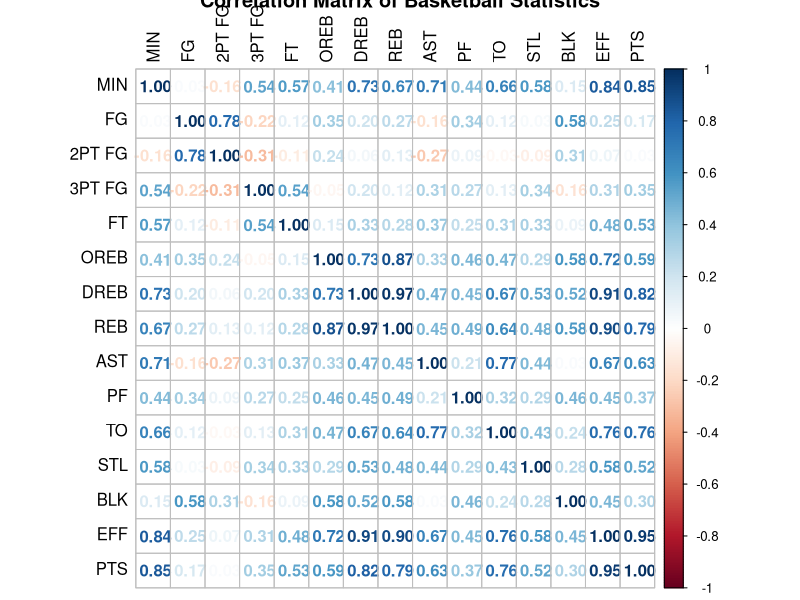
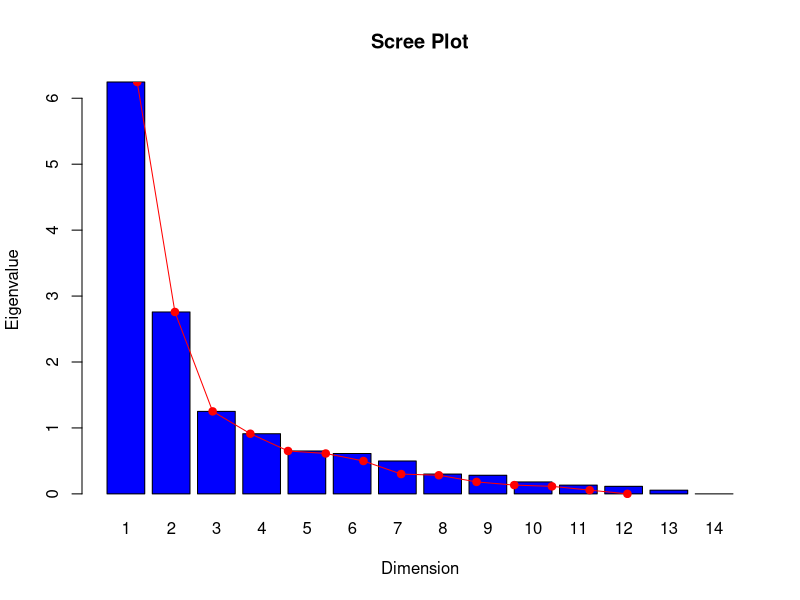
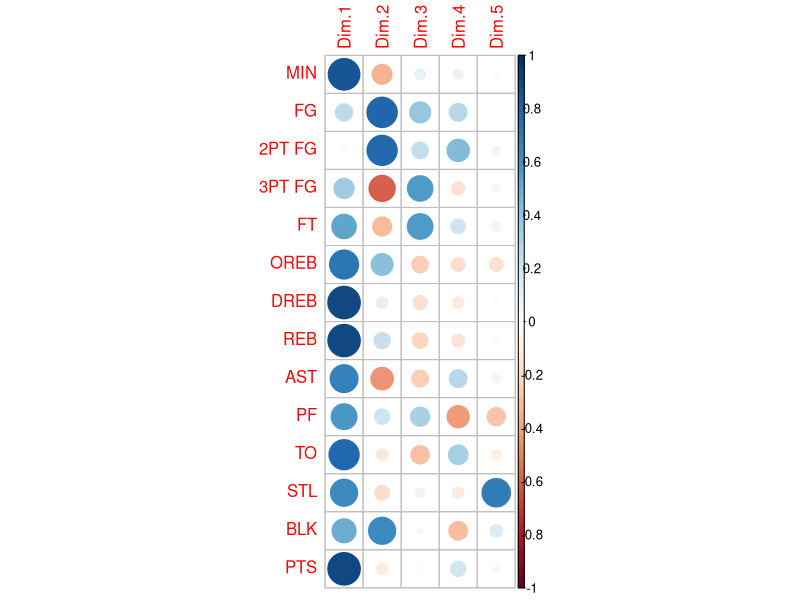
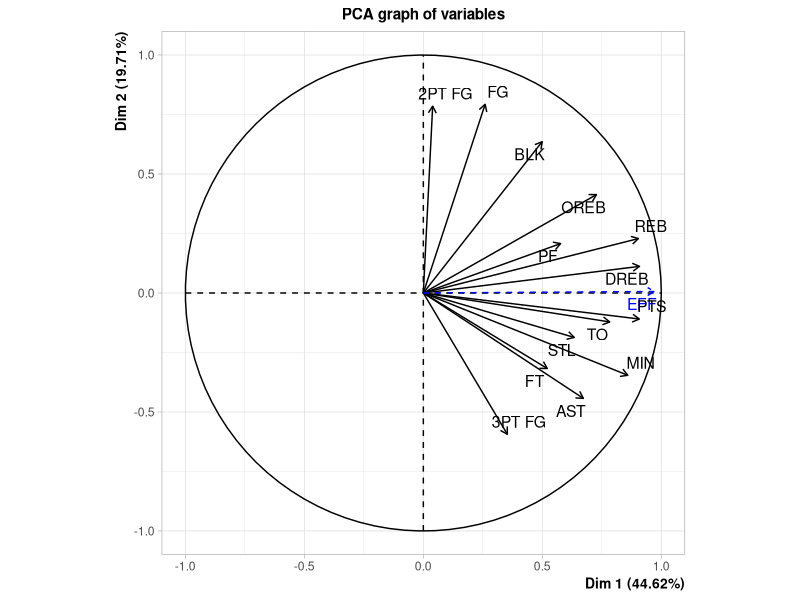
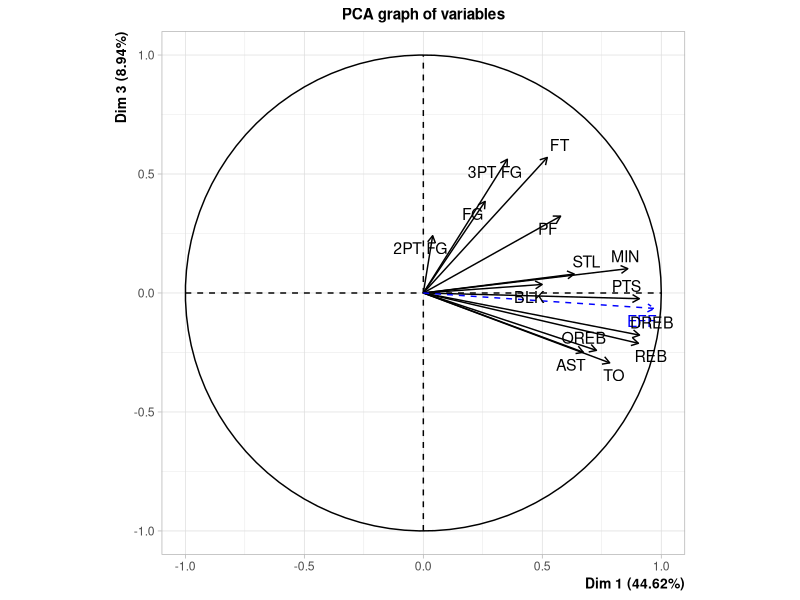
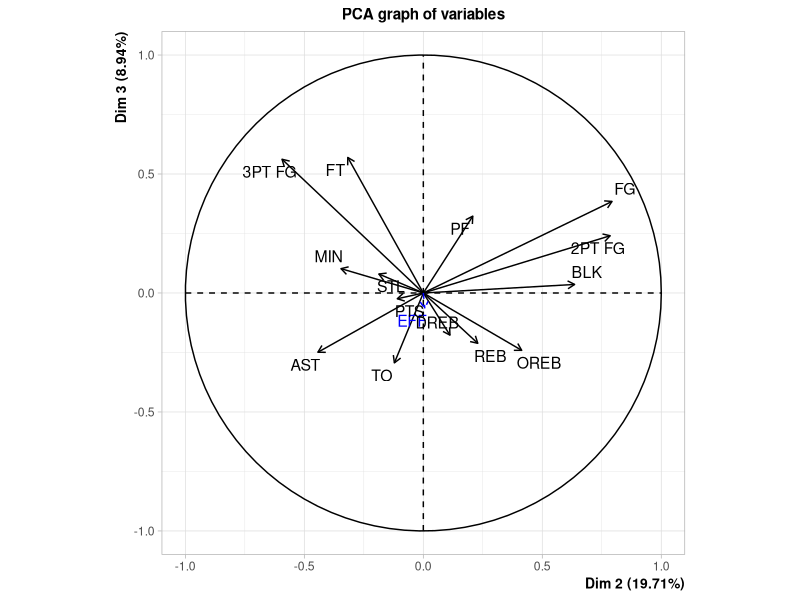
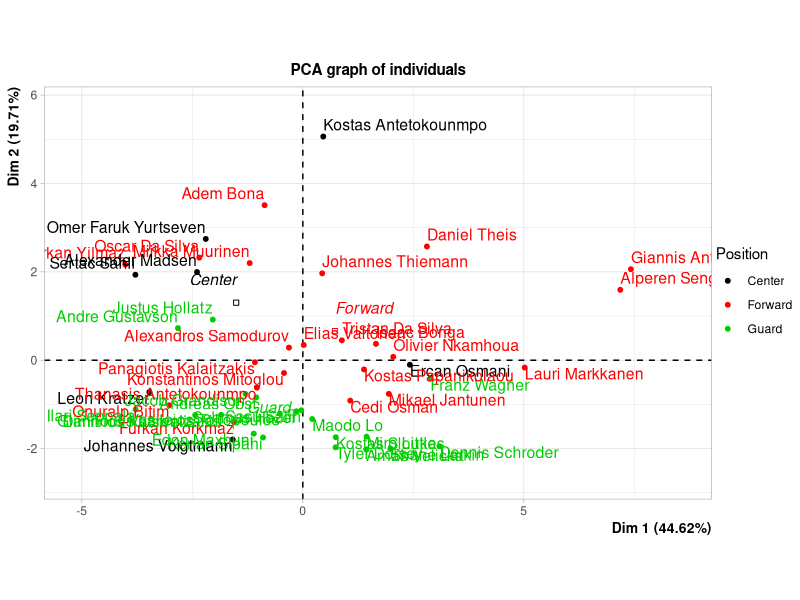
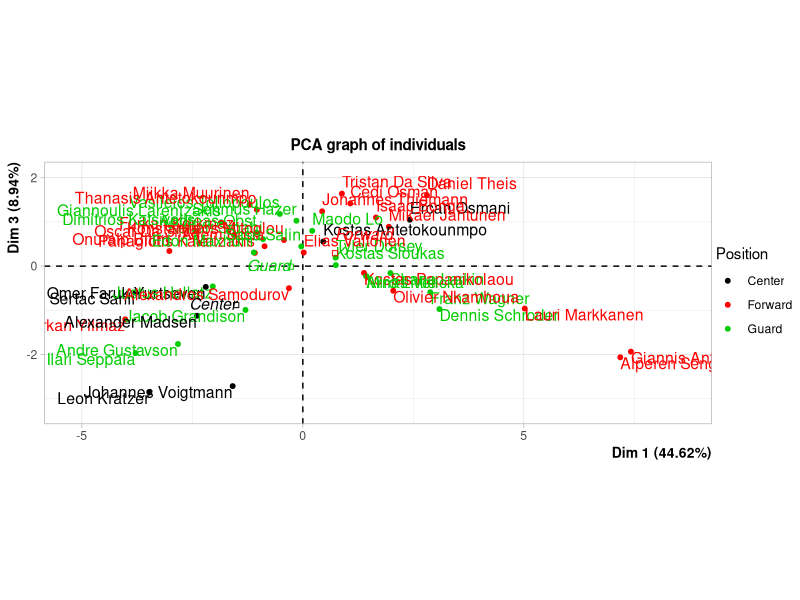

These figures' R source, in order: (Note: this script raises an error after producing the figures.)
## ---- chunk 1
options(contrasts=c("contr.treatment","contr.treatment"))

if(!is.null(dev.list())) dev.off()
rm(list = ls())

library(readxl)
library(corrplot)
library(FactoMineR)
## ---- chunk 2
df <- read_excel("data_Eurobasket_2025.xlsx")

df <- as.data.frame(df)

rownames(df) <- df$PLAYER

df <- df[,-1] # remove player column after setting it as a rowname
## ---- chunk 3
summary(df)

df$Team <- as.factor(df$Team)

df$Position <- as.factor(df$Position)

str(df)
## ---- chunk 4
requested_var <- c("Position", "MIN", "FG", "2PT FG", "3PT FG", "FT", "OREB", "DREB", "REB", "AST", "PF", "TO", "STL", "BLK", "EFF", "PTS")

df_subset <- df[,requested_var]

cor_matrix <- cor(df_subset[,-1])

corrplot(cor_matrix, method = "number", tl.col = "black", title = "Correlation Matrix of Basketball Statistics")
## ---- chunk 5
eff_idx <- which(colnames(df_subset) == "EFF")
pos_idx <- which(colnames(df_subset) == "Position")

res.pca <- PCA(df_subset,
           scale.unit = TRUE,
           quali.sup  = pos_idx,
           quanti.sup = eff_idx,
           graph = FALSE)
## ---- chunk 6
res.pca$eig

barplot(res.pca$eig[,1], names.arg = 1:14, main = "Scree Plot", xlab = "Dimension", ylab = "Eigenvalue", col = "blue")
lines(res.pca$eig[,1], type = "o", col = "red", pch = 19)

res.pca$var$coord
corrplot(res.pca$var$coord)
## ---- chunk 7
plot.PCA(res.pca, choix = "var", axes = c(1, 2))
plot.PCA(res.pca, choix = "var", axes = c(1, 3))
plot.PCA(res.pca, choix = "var", axes = c(2, 3))
## ---- chunk 8
# Color individuals by Position for interpretation (habillage = col index of the qualitative sup variable)
plot.PCA(res.pca, choix = "ind", axes = c(1, 2), habillage = 1)
plot.PCA(res.pca, choix = "ind", axes = c(1, 3), habillage = 1)
plot.PCA(res.pca, choix = "ind", axes = c(2, 3), habillage = 1)
## ---- chunk 9
ds <- dist(scale(df_subset[,-1]), mathod = "euclidean")


## ---- chunk 10
df_binary <- df_subset

binary <- function(x){
  ifelse(x > mean(x), "over_average", "below_average")
}

for(col in names(df_subset[,-1])) {
  df_binary[[col]] <- as.factor(binary(df_subset[[col]]))
}

summary(df_binary)
## ---- chunk 11
res.mca <- MCA(df_binary)

res.mca$eig
barplot(res.mca$eig[,1], main="Eigenvalues", names.arg=1:nrow(res.mca$eig))
abline(h = 1/17, col = "red")

res.mca$var$coord

res.mca$var
dimdesc(res.mca)


plot(res.mca,choix="var",title="Graph of the variables dim 1 vs 2")
plot(res.mca,choix="var",axes=c(2,3),title="Graph of the variables dim 2 vs 3")

# Exploring dimension 1

plot(res.mca,invisible=c("ind"),col.var=c(c("blue", "deepskyblue", "lightblue"), rep(c("black", "red"), 15)),title="Graph of the over/below average performance")

plot(res.mca,col.ind="green",col.var=c(c("blue", "deepskyblue", "lightblue"), rep(c("black", "red"), 15)),title="Graph of the over/below average performance with individuals")

sort(res.mca$ind$coord[, 1], decreasing = TRUE)[1:5]
sort(res.mca$ind$coord[, 1], decreasing = FALSE)[1:5]

# Exploring dimension 2

plot(res.mca,invisible=c("ind"),col.var=c(c("blue", "purple", "red"), rep("black",30)),title="Graph of the playing style performance")

plot(res.mca,col.ind="green",col.var=c(c("blue", "purple", "red"), rep("black",30)),title="Graph of the playing style performance with individuals")

# Exploring dimension 3

plot(res.mca,invisible=c("ind"),col.var=c(c("blue", "purple", "red"), rep("black",30)),axes=c(2,3),title="Graph of the playing style performance")

plot(res.mca,invisible=c("ind"),col.var=c(c("blue", "purple", "red"), rep("black",30)),axes=c(1,3),title="Graph of the playing style performance")
## ---- chunk 12
# Position as a suplementary variable
df_binary$EFF <- NULL
df_binary$EFF <- df_subset$EFF
res.mca.extra <- MCA(df_binary, quali.sup=1, quanti.sup = 16)

summary(res.mca.extra)

barplot(res.mca.extra$eig[,1], main="Eigenvalues extra MCA", names.arg=1:nrow(res.mca.extra$eig))
abline(h = 1/14, col = "red")

res.mca.extra$var$coord

res.mca.extra$var

plot(res.mca.extra,invisible=c("ind"),col.var=c(rep(c("blue", "red"), 15)),title="Graph of the over/below average performance of the extra MCA")
